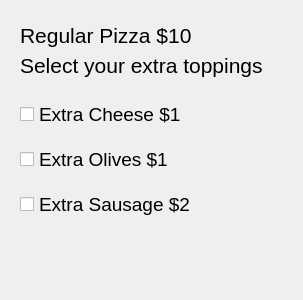
<?xml version="1.0" encoding="UTF-8"?>
<ui version="4.0">
 <class>Dialog</class>
 <widget class="QDialog" name="Dialog">
  <property name="geometry">
   <rect>
    <x>0</x>
    <y>0</y>
    <width>303</width>
    <height>300</height>
   </rect>
  </property>
  <property name="windowTitle">
   <string>Dialog</string>
  </property>
  <widget class="QLabel" name="label">
   <property name="geometry">
    <rect>
     <x>20</x>
     <y>20</y>
     <width>191</width>
     <height>31</height>
    </rect>
   </property>
   <property name="font">
    <font>
     <pointsize>16</pointsize>
    </font>
   </property>
   <property name="text">
    <string>Regular Pizza $10</string>
   </property>
  </widget>
  <widget class="QLabel" name="label_2">
   <property name="geometry">
    <rect>
     <x>20</x>
     <y>50</y>
     <width>251</width>
     <height>31</height>
    </rect>
   </property>
   <property name="font">
    <font>
     <pointsize>16</pointsize>
    </font>
   </property>
   <property name="text">
    <string>Select your extra toppings</string>
   </property>
  </widget>
  <widget class="QLabel" name="labelAmount">
   <property name="geometry">
    <rect>
     <x>30</x>
     <y>250</y>
     <width>221</width>
     <height>31</height>
    </rect>
   </property>
   <property name="font">
    <font>
     <pointsize>14</pointsize>
     <weight>75</weight>
     <bold>true</bold>
    </font>
   </property>
   <property name="text">
    <string/>
   </property>
  </widget>
  <widget class="QWidget" name="verticalLayoutWidget">
   <property name="geometry">
    <rect>
     <x>20</x>
     <y>90</y>
     <width>241</width>
     <height>141</height>
    </rect>
   </property>
   <layout class="QVBoxLayout" name="verticalLayout">
    <item>
     <widget class="QCheckBox" name="checkBoxCheese">
      <property name="font">
       <font>
        <pointsize>14</pointsize>
       </font>
      </property>
      <property name="text">
       <string>Extra Cheese $1</string>
      </property>
     </widget>
    </item>
    <item>
     <widget class="QCheckBox" name="checkBoxOlives">
      <property name="font">
       <font>
        <pointsize>14</pointsize>
       </font>
      </property>
      <property name="text">
       <string>Extra Olives $1</string>
      </property>
     </widget>
    </item>
    <item>
     <widget class="QCheckBox" name="checkBoxSausage">
      <property name="font">
       <font>
        <pointsize>14</pointsize>
       </font>
      </property>
      <property name="text">
       <string>Extra Sausage $2</string>
      </property>
     </widget>
    </item>
   </layout>
  </widget>
 </widget>
 <resources/>
 <connections/>
</ui>
